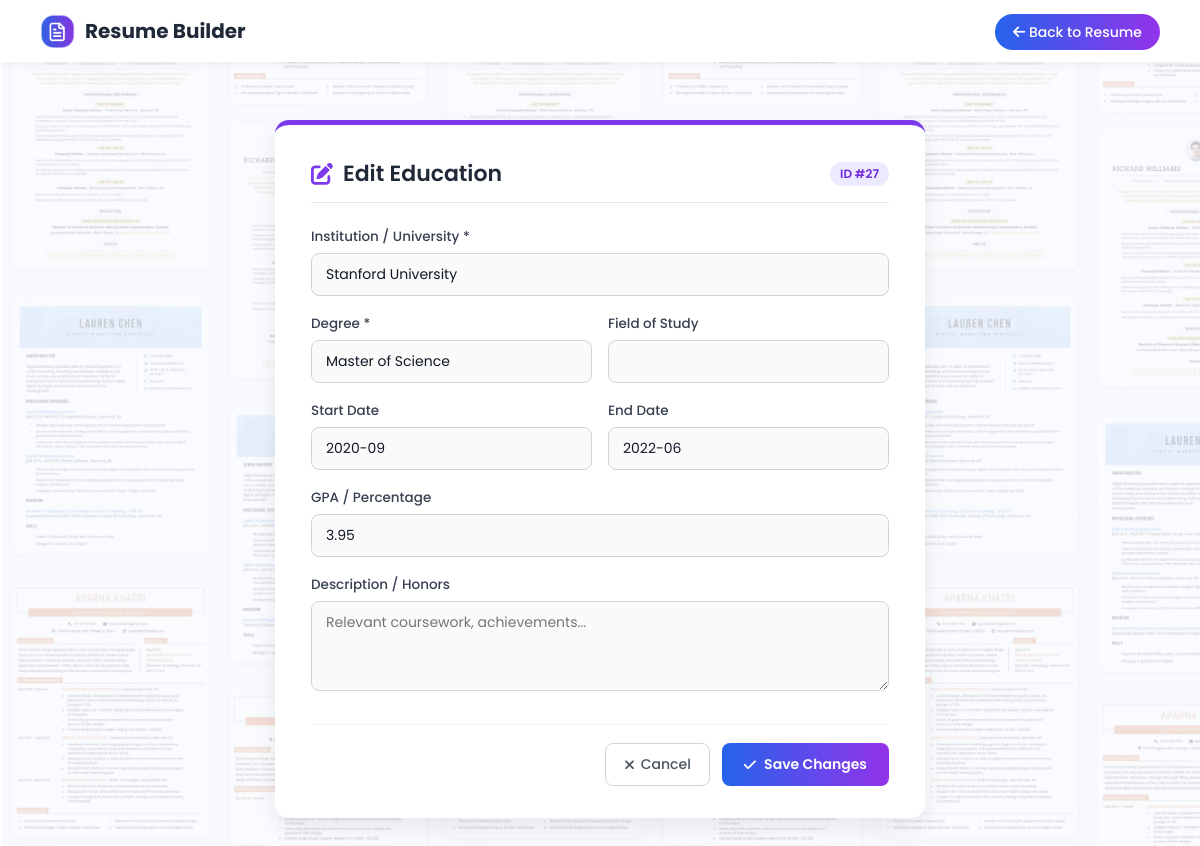
The page /edit_education/27 (signed in) on the database its author committed.
### tables this page shows
CREATE TABLE education (
                education_id INTEGER PRIMARY KEY AUTOINCREMENT,
                user_id INTEGER NOT NULL,
                institution TEXT,
                fieldOfStudy TEXT,
                degree TEXT,
                startDate DATE,
                endDate DATE,
                gpa TEXT,
                description TEXT,
                FOREIGN KEY (user_id) REFERENCES users(user_id) ON DELETE CASCADE
            );

### app.py (the view, shortened to what this page needs)
@app.route('/edit_education/<int:education_id>', methods=['GET', 'POST'])
@login_required
def edit_education(education_id):
    conn = sqlite3.connect('database.db')
    conn.row_factory = sqlite3.Row
    c = conn.cursor()
    c.execute("SELECT * FROM education WHERE education_id=? AND user_id=?", (education_id, session['user_id']))
    entry = c.fetchone()
    conn.close()
    if not entry:
        return redirect(url_for('previewForm'))
    return render_template('edit_entry.html', section='education', entry=entry, entry_id=education_id, title='Edit Education')

### app.py (called while the page is built)
def login_required(f):
    @wraps(f)
    def decorated_function(*args, **kwargs):
        if session.get('user_id') is None and not session.get('is_admin'):
            return redirect(url_for('login'))
        return f(*args, **kwargs)
    return decorated_function

### templates/edit_entry.html (shortened to what this page needs)
<!DOCTYPE html>
<html lang="en">
<head>
  <link rel="stylesheet" href="https://cdnjs.cloudflare.com/ajax/libs/font-awesome/6.7.2/css/all.min.css">
</head>
<body>
  <div class="navbar">
    <div class="logo">
      <img src="/static/Images/logo (2).png" alt="Logo">
      <a href="/">Resume Builder</a>
    </div>
    <div>
      <a href="{{ cancel_url or '/previewForm' }}" class="btn"><i class="fa-solid fa-arrow-left"></i> Back to Resume</a>
    </div>
  </div>
  <div class="edit-card">
    <div class="card-header">
      <h2><i class="fa-solid fa-pen-to-square" style="color: #7c3aed;"></i> {{ title }}</h2>
      <span class="badge-id">ID #{{ entry_id }}</span>
    </div>
    <form method="POST">
      {% if section == 'education' %}
        <div class="form-group">
          <label>Institution / University *</label>
          <input type="text" name="institution" value="{{ entry['institution'] or '' }}" required>
        </div>
        <div class="form-row">
          <div class="form-group">
            <label>Degree *</label>
            <input type="text" name="degree" value="{{ entry['degree'] or '' }}" required>
          </div>
          <div class="form-group">
            <label>Field of Study</label>
            <input type="text" name="fieldOfStudy" value="{{ entry['fieldOfStudy'] or '' }}">
          </div>
        </div>
        <div class="form-row">
          <div class="form-group">
            <label>Start Date</label>
            <input type="text" name="startDate" value="{{ entry['startDate'] or '' }}" placeholder="YYYY-MM or Year">
          </div>
          <div class="form-group">
            <label>End Date</label>
            <input type="text" name="endDate" value="{{ entry['endDate'] or '' }}" placeholder="YYYY-MM or Present">
          </div>
        </div>
        <div class="form-group">
          <label>GPA / Percentage</label>
          <input type="text" name="gpa" value="{{ entry['gpa'] or '' }}" placeholder="e.g. 3.8 or 85%">
        </div>
        <div class="form-group">
          <label>Description / Honors</label>
          <textarea name="description" placeholder="Relevant coursework, achievements...">{{ entry['description'] or '' }}</textarea>
        </div>
      {% elif section == 'summary' %}
        <div class="form-group">
          <label>Professional Summary *</label>
          <textarea name="summary_text" rows="5" required>{{ entry['summary_text'] or '' }}</textarea>
        </div>
      {% endif %}
      <div class="btn-group">
        <a href="{{ cancel_url or '/previewForm' }}" class="btn-cancel">
          <i class="fa-solid fa-xmark"></i> Cancel
        </a>
        <button type="submit" class="btn-save">
          <i class="fa-solid fa-check"></i> Save Changes
        </button>
      </div>
    </form>
  </div>
</body>
</html>

### templates/edit_entry.html (style rules this page uses)
* { box-sizing: border-box; margin: 0; padding: 0; font-family: 'Poppins', sans-serif; }
body { background: #f3f4f6; background-image: url(/static/Images/background.png); background-size: cover; min-height: 100vh; display: flex; flex-direction: column; align-items: center; padding: 40px 20px; }
.navbar { display: flex; justify-content: space-between; align-items: center; padding: 14px 40px; background: white; box-shadow: 0 2px 10px rgba(0,0,0,0.06); width: 100%; position: fixed; top: 0; left: 0; z-index: 1000; }
.navbar .logo { display: flex; align-items: center; gap: 10px; font-size: 20px; font-weight: 700; }
.navbar .logo img { width: 35px; }
.navbar .logo a { text-decoration: none; color: #1f2937; }
.navbar .btn { padding: 8px 18px; border-radius: 20px; text-decoration: none; font-size: 14px; font-weight: 500; background: linear-gradient(to right, #2563eb, #9333ea); color: white; transition: opacity 0.2s ease; }
.edit-card { background: white; margin-top: 80px; width: 100%; max-width: 650px; border-radius: 14px; box-shadow: 0 10px 25px rgba(0,0,0,0.08); padding: 32px 36px; border-top: 5px solid #7c3aed; }
.card-header { display: flex; justify-content: space-between; align-items: center; margin-bottom: 24px; padding-bottom: 12px; border-bottom: 1px solid #e5e7eb; }
.card-header h2 { font-size: 22px; font-weight: 600; color: #1f2937; display: flex; align-items: center; gap: 10px; }
.badge-id { background: #ede9fe; color: #6d28d9; font-size: 12px; padding: 3px 10px; border-radius: 12px; font-weight: 600; }
.form-group { margin-bottom: 18px; }
.form-row { display: grid; grid-template-columns: 1fr 1fr; gap: 16px; }
label { display: block; font-size: 13.5px; font-weight: 500; color: #374151; margin-bottom: 6px; }
input[type="text"], input[type="email"], input[type="tel"], input[type="date"], input[type="url"], textarea, select { width: 100%; padding: 10px 14px; border: 1.5px solid #d1d5db; border-radius: 8px; font-size: 14px; color: #111827; transition: border-color 0.2s, box-shadow 0.2s; background: #fafafa; }
textarea { resize: vertical; min-height: 90px; }
.btn-group { display: flex; justify-content: flex-end; gap: 12px; margin-top: 26px; padding-top: 18px; border-top: 1px solid #f3f4f6; }
.btn-save { padding: 10px 22px; border: none; border-radius: 8px; font-size: 14px; font-weight: 600; color: white; background: linear-gradient(to right, #2563eb, #9333ea); cursor: pointer; display: flex; align-items: center; gap: 8px; transition: transform 0.1s ease, box-shadow 0.2s ease; }
.btn-cancel { padding: 10px 18px; border: 1.5px solid #d1d5db; border-radius: 8px; font-size: 14px; font-weight: 500; color: #4b5563; background: white; text-decoration: none; cursor: pointer; display: flex; align-items: center; gap: 6px; transition: background 0.2s; }

### rows shown on the page
education: institution "Stanford University", degree "Master of Science", startDate "2020-09", endDate "2022-06", gpa "3.95"

### other values the page prints
{{ title }} "Edit Education"
{{ entry_id }} "27"
